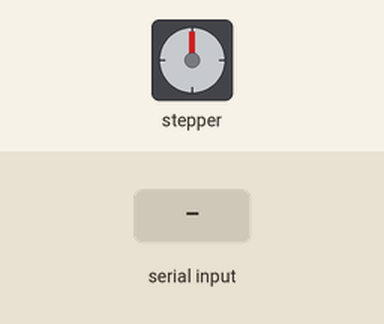
Bench run of a sketch on a simulated Arduino Uno, built with avr-gcc and run on an emulated ATmega328P. On the bench: stepper motor. Inputs (shaded band) come from the test bench. Stepper angles assume 2048 steps per turn.

Above: at 1.2 s.
1.3 s: "1" received over Serial
At 1.75 s:
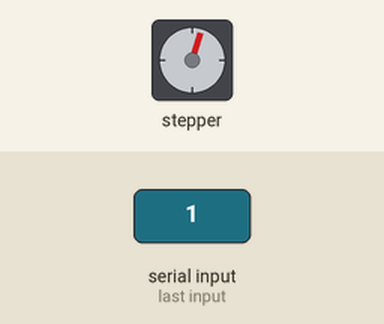
At 2.36 s:
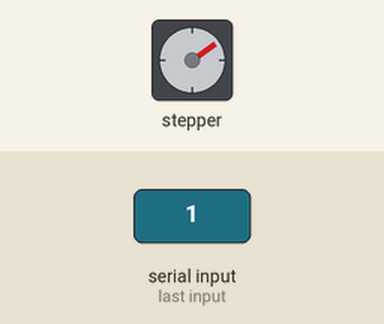
4.3 s: "2" received over Serial
At 4.5 s:
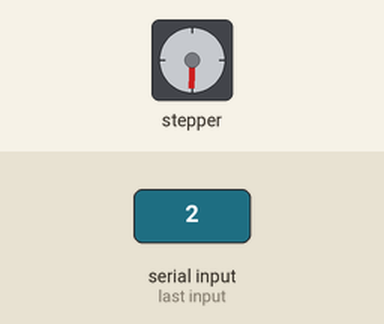
Timing chart, 0 to 13.3 s (numbered marks = the images above; inputs shaded):
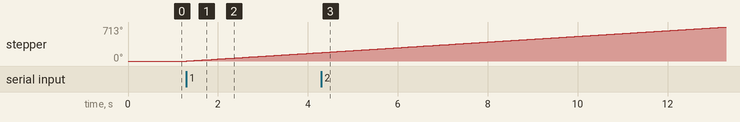

Measured:
- after the input at 1.3 s, stepper: keeps turning clockwise at about 60°/s, starting at once

The sketch:

projectfstepper.ino
```cpp
#include <Stepper.h>
char command;
int setspeed=10;
float acc=2048;
Stepper stepper(acc,8,10,9,11);
void setup() {
  // put your setup code here, to run once:
Serial.begin(9600);
stepper.setSpeed(setspeed);
}

void loop() {
  // put your main code here, to run repeatedly:
  float ab=0.0;
  float ac=0.0;
  float ad=0.0;
  float ae=0.0;
  float af=0.0;
  float ag=0.0;
 if(Serial.available()) {

  command = Serial.read();
 }
    if(command=='1'){
       ab=(acc*30)/360;
      stepper.step(ab);
    }

     else if(command=='2'){
       ac=(acc*60)/360;
      stepper.step(ac);
    }

    else if(command=='3'){
       ad=(acc*90)/360;
      stepper.step(ad);
    }

      else if(command=='4'){
       ae=(acc*120)/360;
      stepper.step(ae);
    }

     else if(command=='5'){
       af=(acc*150)/360;
      stepper.step(af);
    }

    else if(command=='6'){
     ag=(acc*180)/360;
      stepper.step(ag);
    }
    else{
      stepper.step(0);
    }


}
```
